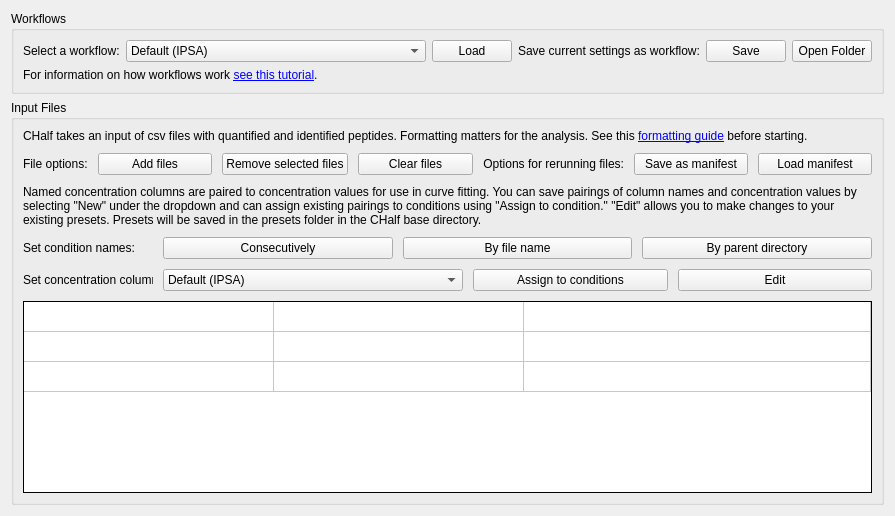
        <widget class="QWidget" name="workflow_tab">
         <attribute name="title">
          <string>Workflow</string>
         </attribute>
         <layout class="QGridLayout" name="gridLayout_3">
          <item row="0" column="0">
           <widget class="QGroupBox" name="groupBox">
            <property name="sizePolicy">
             <sizepolicy hsizetype="Preferred" vsizetype="Fixed">
              <horstretch>0</horstretch>
              <verstretch>0</verstretch>
             </sizepolicy>
            </property>
            <property name="minimumSize">
             <size>
              <width>0</width>
              <height>80</height>
             </size>
            </property>
            <property name="title">
             <string>Workflows</string>
            </property>
            <layout class="QVBoxLayout" name="verticalLayout_2">
             <item>
              <layout class="QHBoxLayout" name="horizontalLayout_2">
               <property name="sizeConstraint">
                <enum>QLayout::SetMinimumSize</enum>
               </property>
               <item>
                <widget class="QLabel" name="label">
                 <property name="sizePolicy">
                  <sizepolicy hsizetype="Fixed" vsizetype="Fixed">
                   <horstretch>0</horstretch>
                   <verstretch>0</verstretch>
                  </sizepolicy>
                 </property>
                 <property name="text">
                  <string>Select a workflow:</string>
                 </property>
                </widget>
               </item>
               <item>
                <widget class="QComboBox" name="workflow_comboBox">
                 <property name="sizePolicy">
                  <sizepolicy hsizetype="MinimumExpanding" vsizetype="Fixed">
                   <horstretch>0</horstretch>
                   <verstretch>0</verstretch>
                  </sizepolicy>
                 </property>
                 <property name="minimumSize">
                  <size>
                   <width>300</width>
                   <height>0</height>
                  </size>
                 </property>
                 <property name="focusPolicy">
                  <enum>Qt::StrongFocus</enum>
                 </property>
                 <item>
                  <property name="text">
                   <string>Default (IPSA)</string>
                  </property>
                 </item>
                 <item>
                  <property name="text">
                   <string>SPROX</string>
                  </property>
                 </item>
                </widget>
               </item>
               <item>
                <widget class="QPushButton" name="load_workflow_pushButton">
                 <property name="sizePolicy">
                  <sizepolicy hsizetype="MinimumExpanding" vsizetype="Fixed">
                   <horstretch>0</horstretch>
                   <verstretch>0</verstretch>
                  </sizepolicy>
                 </property>
                 <property name="text">
                  <string>Load</string>
                 </property>
                </widget>
               </item>
               <item>
                <widget class="QLabel" name="label_2">
                 <property name="sizePolicy">
                  <sizepolicy hsizetype="Fixed" vsizetype="Preferred">
                   <horstretch>0</horstretch>
                   <verstretch>0</verstretch>
                  </sizepolicy>
                 </property>
                 <property name="text">
                  <string>Save current settings as workflow:</string>
                 </property>
                </widget>
               </item>
               <item>
                <widget class="QPushButton" name="save_workflow_pushButton">
                 <property name="sizePolicy">
                  <sizepolicy hsizetype="MinimumExpanding" vsizetype="Fixed">
                   <horstretch>0</horstretch>
                   <verstretch>0</verstretch>
                  </sizepolicy>
                 </property>
                 <property name="text">
                  <string>Save</string>
                 </property>
                </widget>
               </item>
               <item>
                <widget class="QPushButton" name="open_workflow_folder_pushButton">
                 <property name="sizePolicy">
                  <sizepolicy hsizetype="MinimumExpanding" vsizetype="Fixed">
                   <horstretch>0</horstretch>
                   <verstretch>0</verstretch>
                  </sizepolicy>
                 </property>
                 <property name="text">
                  <string>Open Folder</string>
                 </property>
                </widget>
               </item>
              </layout>
             </item>
             <item>
              <widget class="QLabel" name="label_3">
               <property name="text">
                <string>&lt;html&gt;&lt;head/&gt;&lt;body&gt;&lt;p&gt;For information on how workflows work &lt;a href=&quot;https://github.com/JC-Price/Chalf_public?tab=readme-ov-file#chalf-v422&quot;&gt;&lt;span style=&quot; text-decoration: underline; color:#0000ff;&quot;&gt;see this tutorial&lt;/span&gt;&lt;/a&gt;.&lt;/p&gt;&lt;/body&gt;&lt;/html&gt;</string>
               </property>
              </widget>
             </item>
            </layout>
           </widget>
          </item>
          <item row="1" column="0">
           <widget class="QGroupBox" name="groupBox_2">
            <property name="title">
             <string>Input Files</string>
            </property>
            <layout class="QVBoxLayout" name="verticalLayout_3">
             <property name="spacing">
              <number>10</number>
             </property>
             <item>
              <widget class="QLabel" name="label_4">
               <property name="text">
                <string>&lt;html&gt;&lt;head/&gt;&lt;body&gt;&lt;p&gt;CHalf takes an input of csv files with quantified and identified peptides. Formatting matters for the analysis. See this &lt;a href=&quot;https://github.com/JC-Price/Chalf_public/blob/main/Demos/CHalf%20Inputs%20Formatting%20Guide.xlsx&quot;&gt;&lt;span style=&quot; text-decoration: underline; color:#0000ff;&quot;&gt;formatting guide&lt;/span&gt;&lt;/a&gt; before starting.&lt;/p&gt;&lt;/body&gt;&lt;/html&gt;</string>
               </property>
              </widget>
             </item>
             <item>
              <layout class="QHBoxLayout" name="horizontalLayout_3">
               <item>
                <widget class="QLabel" name="label_5">
                 <property name="sizePolicy">
                  <sizepolicy hsizetype="Minimum" vsizetype="Preferred">
                   <horstretch>0</horstretch>
                   <verstretch>0</verstretch>
                  </sizepolicy>
                 </property>
                 <property name="minimumSize">
                  <size>
                   <width>40</width>
                   <height>0</height>
                  </size>
                 </property>
                 <property name="maximumSize">
                  <size>
                   <width>65</width>
                   <height>16777215</height>
                  </size>
                 </property>
                 <property name="text">
                  <string>&lt;html&gt;&lt;head/&gt;&lt;body&gt;&lt;p&gt;File options:&lt;/p&gt;&lt;/body&gt;&lt;/html&gt;</string>
                 </property>
                </widget>
               </item>
               <item>
                <widget class="QPushButton" name="add_pp_files_pushButton">
                 <property name="text">
                  <string>Add files</string>
                 </property>
                </widget>
               </item>
               <item>
                <widget class="QPushButton" name="remove_selected_pp_files_pushButton">
                 <property name="text">
                  <string>Remove selected files</string>
                 </property>
                </widget>
               </item>
               <item>
                <widget class="QPushButton" name="clear_pp_files_pushButton">
                 <property name="text">
                  <string>Clear files</string>
                 </property>
                </widget>
               </item>
               <item>
                <widget class="QLabel" name="label_6">
                 <property name="text">
                  <string>&lt;html&gt;&lt;head/&gt;&lt;body&gt;&lt;p align=&quot;right&quot;&gt;Options for rerunning files:&lt;/p&gt;&lt;/body&gt;&lt;/html&gt;</string>
                 </property>
                </widget>
               </item>
               <item>
                <widget class="QPushButton" name="save_manifest_pushButton">
                 <property name="text">
                  <string>Save as manifest</string>
                 </property>
                </widget>
               </item>
               <item>
                <widget class="QPushButton" name="load_manifest_pushButton">
                 <property name="text">
                  <string>Load manifest</string>
                 </property>
                </widget>
               </item>
              </layout>
             </item>
             <item>
              <widget class="QLabel" name="label_8">
               <property name="text">
                <string>Named concentration columns are paired to concentration values for use in curve fitting. You can save pairings of column names and concentration values by selecting &quot;New&quot; under the dropdown and can assign existing pairings to conditions using &quot;Assign to condition.&quot; &quot;Edit&quot; allows you to make changes to your existing presets. Presets will be saved in the presets folder in the CHalf base directory.</string>
               </property>
               <property name="wordWrap">
                <bool>true</bool>
               </property>
              </widget>
             </item>
             <item>
              <layout class="QHBoxLayout" name="horizontalLayout_24">
               <property name="topMargin">
                <number>0</number>
               </property>
               <item>
                <widget class="QLabel" name="label_27">
                 <property name="sizePolicy">
                  <sizepolicy hsizetype="Fixed" vsizetype="Preferred">
                   <horstretch>0</horstretch>
                   <verstretch>0</verstretch>
                  </sizepolicy>
                 </property>
                 <property name="minimumSize">
                  <size>
                   <width>130</width>
                   <height>0</height>
                  </size>
                 </property>
                 <property name="text">
                  <string>Set condition names:</string>
                 </property>
                </widget>
               </item>
               <item>
                <widget class="QPushButton" name="condname_consecutive_pushButton">
                 <property name="text">
                  <string>Consecutively</string>
                 </property>
                </widget>
               </item>
               <item>
                <widget class="QPushButton" name="condname_filename_pushButton">
                 <property name="text">
                  <string>By file name</string>
                 </property>
                </widget>
               </item>
               <item>
                <widget class="QPushButton" name="condname_dir_pushButton">
                 <property name="text">
                  <string>By parent directory</string>
                 </property>
                </widget>
               </item>
              </layout>
             </item>
             <item>
              <layout class="QHBoxLayout" name="horizontalLayout_4">
               <item>
                <widget class="QLabel" name="label_7">
                 <property name="maximumSize">
                  <size>
                   <width>130</width>
                   <height>16777215</height>
                  </size>
                 </property>
                 <property name="text">
                  <string>Set concentration columns:</string>
                 </property>
                </widget>
               </item>
               <item>
                <widget class="QComboBox" name="concentration_columns_comboBox">
                 <property name="minimumSize">
                  <size>
                   <width>300</width>
                   <height>0</height>
                  </size>
                 </property>
                 <property name="focusPolicy">
                  <enum>Qt::StrongFocus</enum>
                 </property>
                 <item>
                  <property name="text">
                   <string>Default (IPSA)</string>
                  </property>
                 </item>
                </widget>
               </item>
               <item>
                <widget class="QPushButton" name="assign_concentration_pushButton">
                 <property name="text">
                  <string>Assign to conditions</string>
                 </property>
                </widget>
               </item>
               <item>
                <widget class="QPushButton" name="creat_concentration_pushButton">
                 <property name="text">
                  <string>Edit</string>
                 </property>
                </widget>
               </item>
              </layout>
             </item>
             <item>
              <widget class="QTableWidget" name="files_tableWidget">
               <property name="sizePolicy">
                <sizepolicy hsizetype="Expanding" vsizetype="Expanding">
                 <horstretch>0</horstretch>
                 <verstretch>0</verstretch>
                </sizepolicy>
               </property>
               <property name="font">
                <font>
                 <weight>50</weight>
                 <italic>false</italic>
                 <bold>false</bold>
                </font>
               </property>
               <property name="focusPolicy">
                <enum>Qt::StrongFocus</enum>
               </property>
               <property name="contextMenuPolicy">
                <enum>Qt::DefaultContextMenu</enum>
               </property>
               <property name="autoFillBackground">
                <bool>false</bool>
               </property>
               <property name="frameShape">
                <enum>QFrame::Box</enum>
               </property>
               <property name="frameShadow">
                <enum>QFrame::Plain</enum>
               </property>
               <property name="midLineWidth">
                <number>0</number>
               </property>
               <property name="sizeAdjustPolicy">
                <enum>QAbstractScrollArea::AdjustIgnored</enum>
               </property>
               <property name="dragEnabled">
                <bool>false</bool>
               </property>
               <property name="dragDropMode">
                <enum>QAbstractItemView::NoDragDrop</enum>
               </property>
               <property name="alternatingRowColors">
                <bool>false</bool>
               </property>
               <property name="selectionMode">
                <enum>QAbstractItemView::ExtendedSelection</enum>
               </property>
               <property name="selectionBehavior">
                <enum>QAbstractItemView::SelectItems</enum>
               </property>
               <property name="showGrid">
                <bool>true</bool>
               </property>
               <property name="gridStyle">
                <enum>Qt::SolidLine</enum>
               </property>
               <property name="sortingEnabled">
                <bool>false</bool>
               </property>
               <property name="cornerButtonEnabled">
                <bool>false</bool>
               </property>
               <attribute name="horizontalHeaderVisible">
                <bool>false</bool>
               </attribute>
               <attribute name="horizontalHeaderCascadingSectionResizes">
                <bool>true</bool>
               </attribute>
               <attribute name="horizontalHeaderMinimumSectionSize">
                <number>50</number>
               </attribute>
               <attribute name="horizontalHeaderDefaultSectionSize">
                <number>250</number>
               </attribute>
               <attribute name="horizontalHeaderHighlightSections">
                <bool>true</bool>
               </attribute>
               <attribute name="horizontalHeaderShowSortIndicator" stdset="0">
                <bool>false</bool>
               </attribute>
               <attribute name="horizontalHeaderStretchLastSection">
                <bool>true</bool>
               </attribute>
               <attribute name="verticalHeaderVisible">
                <bool>false</bool>
               </attribute>
               <attribute name="verticalHeaderCascadingSectionResizes">
                <bool>false</bool>
               </attribute>
               <attribute name="verticalHeaderHighlightSections">
                <bool>true</bool>
               </attribute>
               <row>
                <property name="text">
                 <string>New Row</string>
                </property>
               </row>
               <row>
                <property name="text">
                 <string>New Row</string>
                </property>
               </row>
               <row>
                <property name="text">
                 <string>New Row</string>
                </property>
               </row>
               <column>
                <property name="text">
                 <string>File (path)</string>
                </property>
               </column>
               <column>
                <property name="text">
                 <string>Condition (unique string)</string>
                </property>
               </column>
               <column>
                <property name="text">
                 <string>Concentration columns (preset)</string>
                </property>
               </column>
              </widget>
             </item>
            </layout>
           </widget>
          </item>
         </layout>
        </widget>
